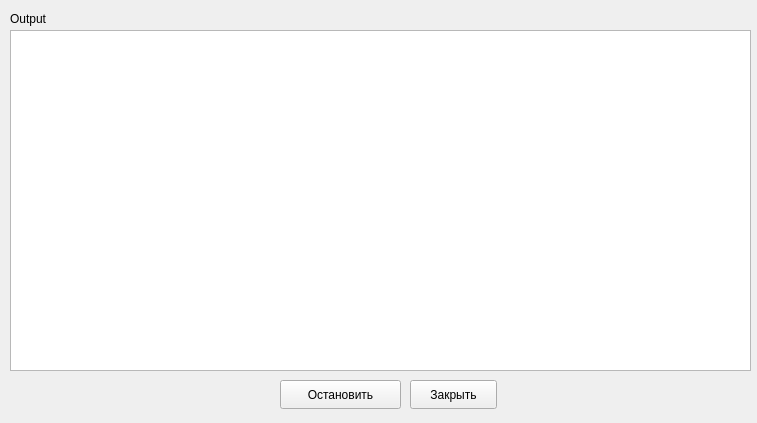
<?xml version="1.0" encoding="UTF-8"?>
<ui version="4.0">
 <class>ScanWindow</class>
 <widget class="QMainWindow" name="ScanWindow">
  <property name="geometry">
   <rect>
    <x>0</x>
    <y>0</y>
    <width>757</width>
    <height>423</height>
   </rect>
  </property>
  <property name="sizePolicy">
   <sizepolicy hsizetype="Fixed" vsizetype="Fixed">
    <horstretch>0</horstretch>
    <verstretch>0</verstretch>
   </sizepolicy>
  </property>
  <property name="minimumSize">
   <size>
    <width>757</width>
    <height>423</height>
   </size>
  </property>
  <property name="maximumSize">
   <size>
    <width>757</width>
    <height>423</height>
   </size>
  </property>
  <property name="windowTitle">
   <string>Scan for viruses</string>
  </property>
  <property name="windowIcon">
   <iconset>
    <normaloff>:/clamguard/Gerald-G-Clam-Security-Guard-ico32x32.png</normaloff>:/clamguard/Gerald-G-Clam-Security-Guard-ico32x32.png</iconset>
  </property>
  <widget class="QWidget" name="centralwidget">
   <widget class="QTextEdit" name="txtScan">
    <property name="geometry">
     <rect>
      <x>10</x>
      <y>30</y>
      <width>741</width>
      <height>341</height>
     </rect>
    </property>
   </widget>
   <widget class="QLabel" name="lblOutput">
    <property name="geometry">
     <rect>
      <x>10</x>
      <y>10</y>
      <width>54</width>
      <height>17</height>
     </rect>
    </property>
    <property name="text">
     <string>Output</string>
    </property>
   </widget>
   <widget class="QPushButton" name="btnCancelScan">
    <property name="geometry">
     <rect>
      <x>280</x>
      <y>380</y>
      <width>121</width>
      <height>29</height>
     </rect>
    </property>
    <property name="text">
     <string>Остановить</string>
    </property>
   </widget>
   <widget class="QPushButton" name="btnClose">
    <property name="geometry">
     <rect>
      <x>410</x>
      <y>380</y>
      <width>87</width>
      <height>29</height>
     </rect>
    </property>
    <property name="text">
     <string>Закрыть</string>
    </property>
   </widget>
  </widget>
 </widget>
 <resources/>
 <connections/>
</ui>
